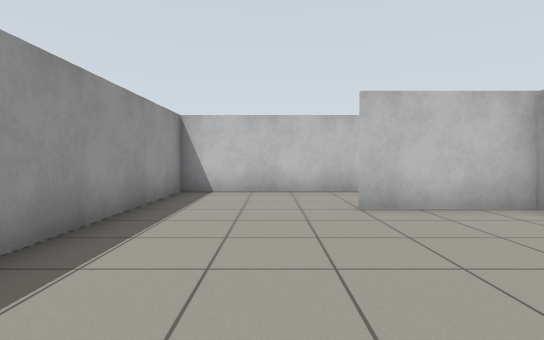
view 1 (above)

14 first-person views from a walk through a world built for the Gazebo simulator. The camera is 0.86 m above the floor, tilts 2° down and sees 80° across. The floor is counted in squares, 1 m on a side. Each view is taken from the middle of a square. On the plan, view 1 faces up. The plan holds only what a view shows up to about 11 squares ahead; the rest is blank.

view 2
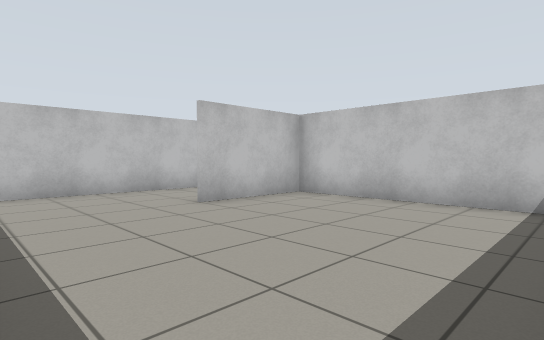

view 3
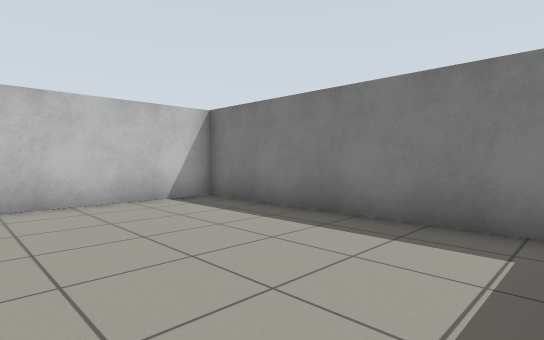

view 4
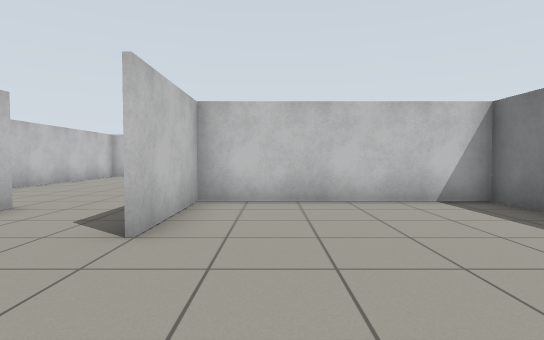

view 5
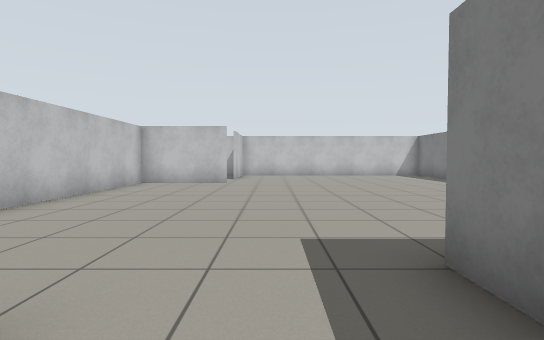

view 6
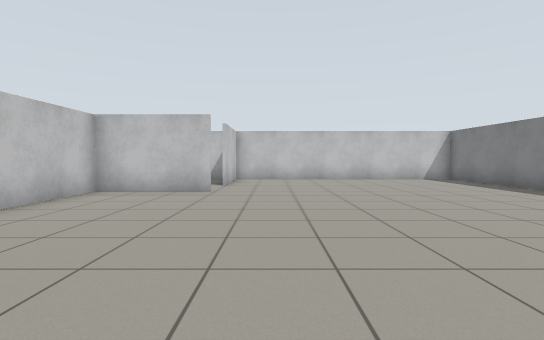

view 7
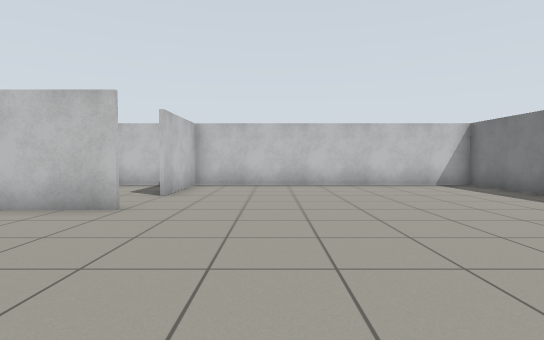

view 8
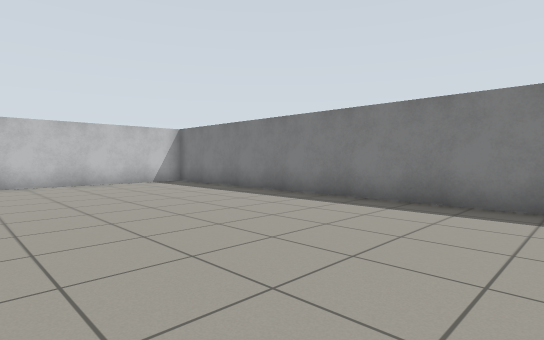

view 9
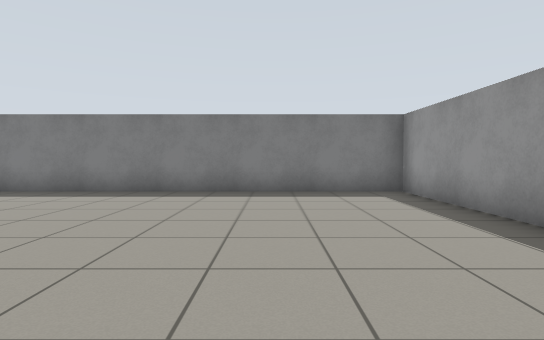

view 10
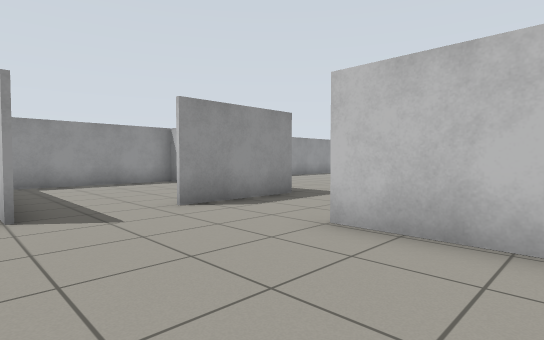

view 11
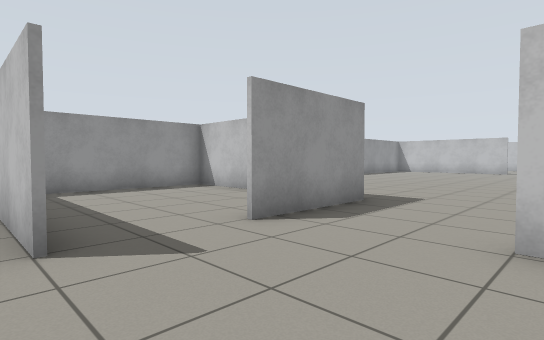

view 12
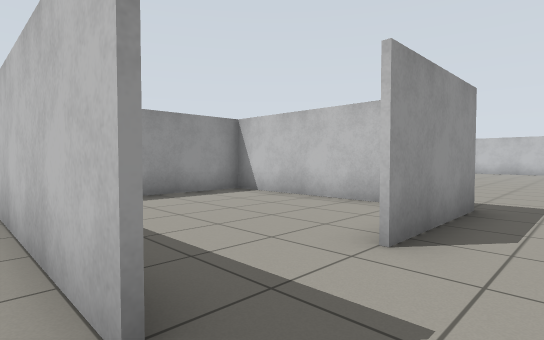

view 13
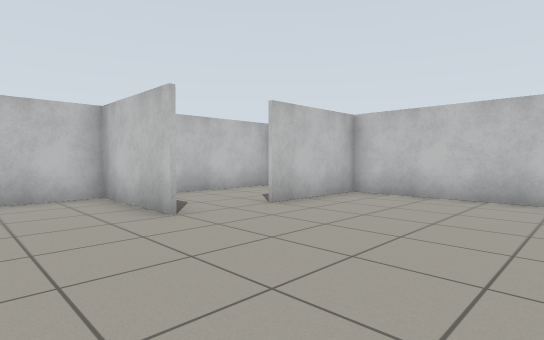

view 14
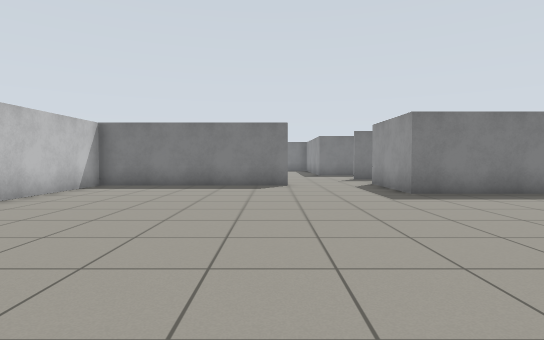

### Floor plan
Ten units are one square. View 1 is at (0, 0); x grows to the right and y downward. Boxes are objects, and circles mark ways between rooms. Rooms are numbered by the first view taken in them; rooms with no view inside come last. Other rooms are left out.
<svg viewBox="-29 -215 219 225">
<path fill="none" stroke="#000" d="M16 -85 -24 -85 -24 -28M-16 4 51 4M45 5 45 -55 15 -55M134 -85 134 -116 65 -116M46 -40 46 5M36 -56 46 -56M51 4 185 4 185 -85 155 -85M36 -85 16 -85M36 -124 36 -110M65 -117 125 -117 125 -155M2 -141 36 -141 36 -124M21 -140 -24 -140 -24 -92M185 -96 185 -110M185 -116 151 -116"/>
<circle cx="25" cy="-75" r="3" fill="#2a7"/>
<circle cx="55" cy="-120" r="3" fill="#2a7"/>
<circle cx="30" cy="-105" r="3" fill="#2a7"/>
<circle cx="145" cy="-90" r="3" fill="#2a7"/>
<text x="10" y="-40">1</text>
<text x="110" y="-50">2</text>
<text x="70" y="-210">3</text>
<text x="0" y="-120">4</text>
<text x="160" y="-100">5</text>
</svg>
Room 1 opens to room 2. Room 2 opens to room 3. Room 2 opens to room 4. Room 2 opens to room 5.

Where each view was taken, in squares from view 1:
view 1: 0 up, 0 right, facing up
view 2: 0 up, 2 left, facing up-right
view 3: 4 up, 2 left, facing down-right
view 4: 4 up, 2 left, facing right
view 5: 7 up, 2 right, facing right
view 6: 7 up, 5 right, facing right
view 7: 6 up, 8 right, facing right
view 8: 6 up, 7 right, facing down-right
view 9: 8 up, 8 right, facing down
view 10: 8 up, 9 right, facing up-left
view 11: 8 up, 7 right, facing up-left
view 12: 8 up, 5 right, facing up-left
view 13: 4 up, 11 right, facing up-right
view 14: 22 up, 7 right, facing down
